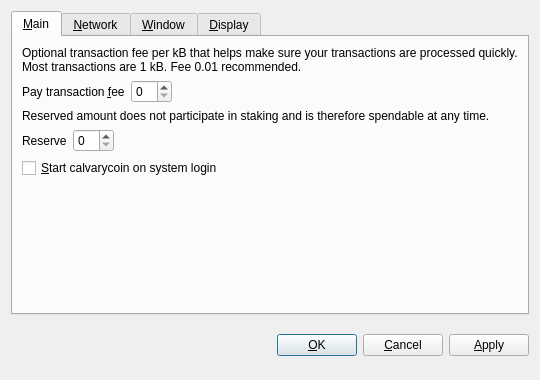
<?xml version="1.0" encoding="UTF-8"?>
<ui version="4.0">
 <class>OptionsDialog</class>
 <widget class="QDialog" name="OptionsDialog">
  <property name="geometry">
   <rect>
    <x>0</x>
    <y>0</y>
    <width>540</width>
    <height>380</height>
   </rect>
  </property>
  <property name="windowTitle">
   <string>Options</string>
  </property>
  <property name="modal">
   <bool>true</bool>
  </property>
  <layout class="QVBoxLayout" name="verticalLayout">
   <item>
    <widget class="QTabWidget" name="tabWidget">
     <property name="tabPosition">
      <enum>QTabWidget::North</enum>
     </property>
     <property name="currentIndex">
      <number>0</number>
     </property>
     <widget class="QWidget" name="tabMain">
      <attribute name="title">
       <string>&amp;Main</string>
      </attribute>
      <layout class="QVBoxLayout" name="verticalLayout_Main">
       <item>
        <widget class="QLabel" name="transactionFeeInfoLabel">
         <property name="text">
          <string>Optional transaction fee per kB that helps make sure your transactions are processed quickly. Most transactions are 1 kB. Fee 0.01 recommended.</string>
         </property>
         <property name="textFormat">
          <enum>Qt::PlainText</enum>
         </property>
         <property name="wordWrap">
          <bool>true</bool>
         </property>
        </widget>
       </item>
       <item>
        <layout class="QHBoxLayout" name="horizontalLayoutFee">
         <item>
          <widget class="QLabel" name="transactionFeeLabel">
           <property name="text">
            <string>Pay transaction &amp;fee</string>
           </property>
           <property name="textFormat">
            <enum>Qt::PlainText</enum>
           </property>
           <property name="buddy">
            <cstring>transactionFee</cstring>
           </property>
          </widget>
         </item>
         <item>
          <widget class="BitcoinAmountField" name="transactionFee"/>
         </item>
         <item>
          <spacer name="horizontalSpacerFee">
           <property name="orientation">
            <enum>Qt::Horizontal</enum>
           </property>
           <property name="sizeHint" stdset="0">
            <size>
             <width>40</width>
             <height>20</height>
            </size>
           </property>
          </spacer>
         </item>
        </layout>
       </item>
       <item>
        <widget class="QLabel" name="reserveBalanceInfoLabel">
         <property name="text">
          <string>Reserved amount does not participate in staking and is therefore spendable at any time.</string>
         </property>
         <property name="textFormat">
          <enum>Qt::PlainText</enum>
         </property>
         <property name="wordWrap">
          <bool>true</bool>
         </property>
        </widget>
       </item>
       <item>
        <layout class="QHBoxLayout" name="horizontalLayoutReserveBalance">
         <item>
          <widget class="QLabel" name="reserveBalanceLabel">
           <property name="text">
            <string>Reserve</string>
           </property>
           <property name="textFormat">
            <enum>Qt::PlainText</enum>
           </property>
           <property name="buddy">
            <cstring>reserveBalance</cstring>
           </property>
          </widget>
         </item>
         <item>
          <widget class="BitcoinAmountField" name="reserveBalance"/>
         </item>
         <item>
          <spacer name="horizontalSpacerReserveBalance">
           <property name="orientation">
            <enum>Qt::Horizontal</enum>
           </property>
           <property name="sizeHint" stdset="0">
            <size>
             <width>40</width>
             <height>20</height>
            </size>
           </property>
          </spacer>
         </item>
        </layout>
       </item>
       <item>
        <widget class="QCheckBox" name="bitcoinAtStartup">
         <property name="toolTip">
          <string>Automatically start calvarycoin after logging in to the system.</string>
         </property>
         <property name="text">
          <string>&amp;Start calvarycoin on system login</string>
         </property>
        </widget>
       </item>
       <item>
        <spacer name="verticalSpacer_Main">
         <property name="orientation">
          <enum>Qt::Vertical</enum>
         </property>
         <property name="sizeHint" stdset="0">
          <size>
           <width>20</width>
           <height>40</height>
          </size>
         </property>
        </spacer>
       </item>
      </layout>
     </widget>
     <widget class="QWidget" name="tabNetwork">
      <attribute name="title">
       <string>&amp;Network</string>
      </attribute>
      <layout class="QVBoxLayout" name="verticalLayout_Network">
       <item>
        <widget class="QCheckBox" name="mapPortUpnp">
         <property name="toolTip">
          <string>Automatically open the calvarycoin client port on the router. This only works when your router supports UPnP and it is enabled.</string>
         </property>
         <property name="text">
          <string>Map port using &amp;UPnP</string>
         </property>
        </widget>
       </item>
       <item>
        <widget class="QCheckBox" name="connectSocks">
         <property name="toolTip">
          <string>Connect to the calvarycoin network through a SOCKS proxy (e.g. when connecting through Tor).</string>
         </property>
         <property name="text">
          <string>&amp;Connect through SOCKS proxy:</string>
         </property>
        </widget>
       </item>
       <item>
        <layout class="QHBoxLayout" name="horizontalLayout_Network">
         <item>
          <widget class="QLabel" name="proxyIpLabel">
           <property name="text">
            <string>Proxy &amp;IP:</string>
           </property>
           <property name="textFormat">
            <enum>Qt::PlainText</enum>
           </property>
           <property name="buddy">
            <cstring>proxyIp</cstring>
           </property>
          </widget>
         </item>
         <item>
          <widget class="QValidatedLineEdit" name="proxyIp">
           <property name="maximumSize">
            <size>
             <width>140</width>
             <height>16777215</height>
            </size>
           </property>
           <property name="toolTip">
            <string>IP address of the proxy (e.g. 127.0.0.1)</string>
           </property>
          </widget>
         </item>
         <item>
          <widget class="QLabel" name="proxyPortLabel">
           <property name="text">
            <string>&amp;Port:</string>
           </property>
           <property name="textFormat">
            <enum>Qt::PlainText</enum>
           </property>
           <property name="buddy">
            <cstring>proxyPort</cstring>
           </property>
          </widget>
         </item>
         <item>
          <widget class="QLineEdit" name="proxyPort">
           <property name="maximumSize">
            <size>
             <width>55</width>
             <height>16777215</height>
            </size>
           </property>
           <property name="toolTip">
            <string>Port of the proxy (e.g. 9050)</string>
           </property>
          </widget>
         </item>
         <item>
          <widget class="QLabel" name="socksVersionLabel">
           <property name="text">
            <string>SOCKS &amp;Version:</string>
           </property>
           <property name="textFormat">
            <enum>Qt::PlainText</enum>
           </property>
           <property name="buddy">
            <cstring>socksVersion</cstring>
           </property>
          </widget>
         </item>
         <item>
          <widget class="QValueComboBox" name="socksVersion">
           <property name="toolTip">
            <string>SOCKS version of the proxy (e.g. 5)</string>
           </property>
          </widget>
         </item>
         <item>
          <spacer name="horizontalSpacer_Network">
           <property name="orientation">
            <enum>Qt::Horizontal</enum>
           </property>
           <property name="sizeHint" stdset="0">
            <size>
             <width>40</width>
             <height>20</height>
            </size>
           </property>
          </spacer>
         </item>
        </layout>
       </item>
       <item>
        <spacer name="verticalSpacer_Network">
         <property name="orientation">
          <enum>Qt::Vertical</enum>
         </property>
         <property name="sizeHint" stdset="0">
          <size>
           <width>20</width>
           <height>40</height>
          </size>
         </property>
        </spacer>
       </item>
      </layout>
     </widget>
     <widget class="QWidget" name="tabWindow">
      <attribute name="title">
       <string>&amp;Window</string>
      </attribute>
      <layout class="QVBoxLayout" name="verticalLayout_Window">
       <item>
        <widget class="QCheckBox" name="minimizeToTray">
         <property name="toolTip">
          <string>Show only a tray icon after minimizing the window.</string>
         </property>
         <property name="text">
          <string>&amp;Minimize to the tray instead of the taskbar</string>
         </property>
        </widget>
       </item>
       <item>
        <widget class="QCheckBox" name="minimizeOnClose">
         <property name="toolTip">
          <string>Minimize instead of exit the application when the window is closed. When this option is enabled, the application will be closed only after selecting Quit in the menu.</string>
         </property>
         <property name="text">
          <string>M&amp;inimize on close</string>
         </property>
        </widget>
       </item>
       <item>
        <spacer name="verticalSpacer_Window">
         <property name="orientation">
          <enum>Qt::Vertical</enum>
         </property>
         <property name="sizeHint" stdset="0">
          <size>
           <width>20</width>
           <height>40</height>
          </size>
         </property>
        </spacer>
       </item>
      </layout>
     </widget>
     <widget class="QWidget" name="tabDisplay">
      <attribute name="title">
       <string>&amp;Display</string>
      </attribute>
      <layout class="QVBoxLayout" name="verticalLayout_Display">
       <item>
        <layout class="QHBoxLayout" name="horizontalLayout_1_Display">
         <item>
          <widget class="QLabel" name="langLabel">
           <property name="text">
            <string>User Interface &amp;language:</string>
           </property>
           <property name="textFormat">
            <enum>Qt::PlainText</enum>
           </property>
           <property name="buddy">
            <cstring>lang</cstring>
           </property>
          </widget>
         </item>
         <item>
          <widget class="QValueComboBox" name="lang">
           <property name="toolTip">
            <string>The user interface language can be set here. This setting will take effect after restarting calvarycoin.</string>
           </property>
          </widget>
         </item>
        </layout>
       </item>
       <item>
        <layout class="QHBoxLayout" name="horizontalLayout_2_Display">
         <item>
          <widget class="QLabel" name="unitLabel">
           <property name="text">
            <string>&amp;Unit to show amounts in:</string>
           </property>
           <property name="textFormat">
            <enum>Qt::PlainText</enum>
           </property>
           <property name="buddy">
            <cstring>unit</cstring>
           </property>
          </widget>
         </item>
         <item>
          <widget class="QValueComboBox" name="unit">
           <property name="toolTip">
            <string>Choose the default subdivision unit to show in the interface and when sending coins.</string>
           </property>
          </widget>
         </item>
        </layout>
       </item>
       <item>
        <widget class="QCheckBox" name="displayAddresses">
         <property name="toolTip">
          <string>Whether to show calvarycoin addresses in the transaction list or not.</string>
         </property>
         <property name="text">
          <string>&amp;Display addresses in transaction list</string>
         </property>
        </widget>
       </item>
       <item>
        <widget class="QCheckBox" name="coinControlFeatures">
         <property name="toolTip">
          <string>Whether to show coin control features or not.</string>
         </property>
         <property name="text">
          <string>Display coin &amp;control features (experts only!)</string>
         </property>
        </widget>
       </item>
       <item>
        <spacer name="verticalSpacer_Display">
         <property name="orientation">
          <enum>Qt::Vertical</enum>
         </property>
         <property name="sizeHint" stdset="0">
          <size>
           <width>20</width>
           <height>40</height>
          </size>
         </property>
        </spacer>
       </item>
      </layout>
     </widget>
    </widget>
   </item>
   <item>
    <layout class="QHBoxLayout" name="horizontalLayout_Buttons">
     <item>
      <spacer name="horizontalSpacer_1">
       <property name="orientation">
        <enum>Qt::Horizontal</enum>
       </property>
       <property name="sizeHint" stdset="0">
        <size>
         <width>40</width>
         <height>48</height>
        </size>
       </property>
      </spacer>
     </item>
     <item>
      <widget class="QLabel" name="statusLabel">
       <property name="font">
        <font>
         <weight>75</weight>
         <bold>true</bold>
        </font>
       </property>
       <property name="text">
        <string/>
       </property>
       <property name="textFormat">
        <enum>Qt::PlainText</enum>
       </property>
       <property name="wordWrap">
        <bool>true</bool>
       </property>
      </widget>
     </item>
     <item>
      <spacer name="horizontalSpacer_2">
       <property name="orientation">
        <enum>Qt::Horizontal</enum>
       </property>
       <property name="sizeHint" stdset="0">
        <size>
         <width>40</width>
         <height>48</height>
        </size>
       </property>
      </spacer>
     </item>
     <item>
      <widget class="QPushButton" name="okButton">
       <property name="text">
        <string>&amp;OK</string>
       </property>
      </widget>
     </item>
     <item>
      <widget class="QPushButton" name="cancelButton">
       <property name="text">
        <string>&amp;Cancel</string>
       </property>
       <property name="autoDefault">
        <bool>false</bool>
       </property>
      </widget>
     </item>
     <item>
      <widget class="QPushButton" name="applyButton">
       <property name="text">
        <string>&amp;Apply</string>
       </property>
       <property name="autoDefault">
        <bool>false</bool>
       </property>
      </widget>
     </item>
    </layout>
   </item>
  </layout>
 </widget>
 <customwidgets>
  <customwidget>
   <class>BitcoinAmountField</class>
   <extends>QSpinBox</extends>
   <header>bitcoinamountfield.h</header>
  </customwidget>
  <customwidget>
   <class>QValueComboBox</class>
   <extends>QComboBox</extends>
   <header>qvaluecombobox.h</header>
  </customwidget>
  <customwidget>
   <class>QValidatedLineEdit</class>
   <extends>QLineEdit</extends>
   <header>qvalidatedlineedit.h</header>
  </customwidget>
 </customwidgets>
 <resources/>
 <connections/>
</ui>
